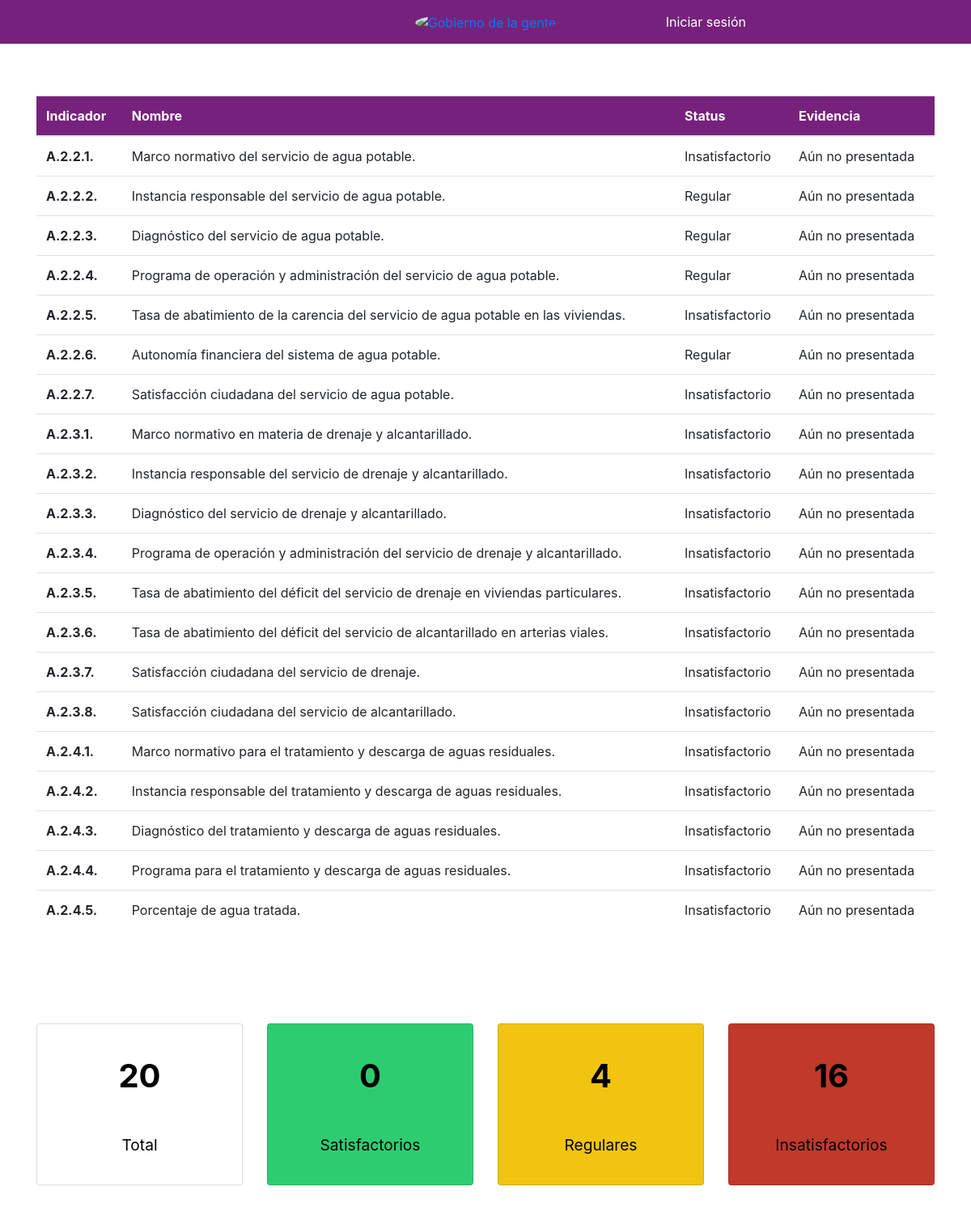
Screenshot of /indicadores/resumen/CAASA/ with the database file from the repository.
### indicadores/models.py (models this page shows, shortened)
class Indicador(models.Model):
    indicador = models.CharField(max_length=10)
    nombre = models.TextField()
    descripcion = models.TextField(blank=True, null=True)
    metodo_calculo = models.TextField(blank=True, null=True)
    nivel = models.CharField(max_length=15, choices=choices_nivel, blank=True, null=True)
    dimension = models.CharField(max_length=144, blank=True, null=True)
    criterios_evaluacion = models.TextField(blank=True, null=True)
    area = models.ForeignKey(User, related_name='indicadores', on_delete=models.CASCADE)
    status = models.CharField(max_length=15, choices=choices_status)
    created = models.DateTimeField(auto_now_add=True)
    updated = models.DateTimeField(auto_now=True)
    evidencia = models.FileField(upload_to="evidencias/archivos/", blank=True, null=True)

### indicadores/views.py (the view)
# urls.py: path('resumen/<str:username>/', ResumenAreaDetail.as_view(), name="resumen_area_detail"),
class ResumenAreaDetail(views.View):
    def get(self, request, username):
        template_name="indicadores/resumen/detalle.html"
        area = User.objects.get(username=username)
        indicadores = Indicador.objects.filter(area=area).order_by('indicador')
        verde = len(Indicador.objects.filter(area=area, status="Satisfactorio"))
        amarillo = len(Indicador.objects.filter(area=area, status="Regular"))
        rojo = len(Indicador.objects.filter(area=area, status="Insatisfactorio"))
        context = {'indicadores':indicadores, "area": area, "verde": verde, "amarillo": amarillo, "rojo":rojo}
        return render(request, template_name, context)

### indicadores/templates/indicadores/resumen/detalle.html (shortened to what this page needs)
{% extends 'base.html' %}
{% load static %}
{% block content %}
     <div class="row">
            <div class="col-md-12 margin-bottom-small">
            </div>
        </div>
    <div class="row">
        <div class="col-md-12">
            <table class="table">
              <thead class="background-primary color-accent">
                <tr>
                  <th scope="col">Indicador</th>
                  <th scope="col">Nombre</th>
                  <th scope="col">Status</th>
                  <th scope="col">Evidencia</th>
                </tr>
              </thead>
              <tbody>
                {% for indicador in indicadores %}
                    <tr class="{% if indicador.status == 'Satisfactorio' %}
                          green-hover
                          {% elif indicador.status == 'Regular' %}
                           yellow-hover
                            {% elif indicador.status == 'Insatisfactorio' %}
                            red-hover
                            {% endif %}">
                    <th scope="row">{{ indicador.indicador }}</th>
                    <td>{{ indicador.nombre }}</td>
                    <td>{{ indicador.status }}</td>
                    {% if indicador.evidencia %}
                        <td><a href="/media{{ indicador.evidencia }}">Descargar</a></td>
                    {% else %}
                        <td>Aún no presentada</td>
                    {% endif %}
                    </tr>
                {% endfor %}
              </tbody>
            </table>
        </div>
    </div>
    <div class="row cards-dashboards">
            <div class="col-md-3 text-center">
               <div class="card card-indicadores">
                   <div class="card-body d-flex flex-column justify-content-around">
                       <div class="card-title">{{ indicadores.count }} </div>
                       <div class="card-text">Total</div>
                   </div>
               </div>
            </div>
            <div class="col-md-3 text-center">
               <div class="card card-indicadores green-back">
                   <div class="card-body d-flex flex-column justify-content-around">
                       <div class="card-title">{{ verde }} </div>
                       <div class="card-text">Satisfactorios</div>
                   </div>
               </div>
            </div>
            <div class="col-md-3 text-center">
               <div class="card card-indicadores yellow-back">
                   <div class="card-body d-flex flex-column justify-content-around">
                       <div class="card-title">{{ amarillo }} </div>
                       <div class="card-text">Regulares</div>
                   </div>
               </div>
            </div>
             <div class="col-md-3 text-center">
                   <div class="card card-indicadores red-back">
                       <div class="card-body d-flex flex-column justify-content-around">
                           <div class="card-title">{{ rojo }} </div>
                           <div class="card-text">Insatisfactorios</div>
                       </div>
                   </div>
                </div>
    </div>
{% endblock %}

### static/css/styles.css (style rules this page uses)
.background-primary { background: #76227c !important; }
.color-accent { color: #fff !important; }
.margin-bottom-small { margin-bottom: 2vh !important; }
.cards-dashboards { height: 50vh; flex: 1; align-items: center; }
.card-indicadores { height: 25vh; color: #FFFFFF; }
.card-indicadores > .card-body > .card-title { color: #000; font-size: 2.5em; font-weight: bold; }
.card-indicadores > .card-body > .card-text { color: #000; font-size: 1.2em; }
.green-back { background-color: #2ecc71; }
.yellow-back { background-color: #f1c40f; }
.red-back { background-color: #c0392b; }

### rows the page displays
Indicador: indicador "A.2.2.1.", nombre "Marco normativo del servicio de agua potable.", status "Insatisfactorio", shows "Aún no presentada"
Indicador: indicador "A.2.2.2.", nombre "Instancia responsable del servicio de agua potable.", status "Regular", shows "Aún no presentada"
Indicador: indicador "A.2.2.3.", nombre "Diagnóstico del servicio de agua potable.", status "Regular", shows "Aún no presentada"
Indicador: indicador "A.2.2.4.", nombre "Programa de operación y administración del servicio de agua potable.", status "Regular", shows "Aún no presentada"
Indicador: indicador "A.2.2.5.", nombre "Tasa de abatimiento de la carencia del servicio de agua potable en las viviendas.", status "Insatisfactorio", shows "Aún no presentada"
Indicador: indicador "A.2.2.6.", nombre "Autonomía financiera del sistema de agua potable.", status "Regular", shows "Aún no presentada"
Indicador: indicador "A.2.2.7.", nombre "Satisfacción ciudadana del servicio de agua potable.", status "Insatisfactorio", shows "Aún no presentada"
Indicador: indicador "A.2.3.1.", nombre "Marco normativo en materia de drenaje y alcantarillado.", status "Insatisfactorio", shows "Aún no presentada"
Indicador: indicador "A.2.3.2.", nombre "Instancia responsable del servicio de drenaje y alcantarillado.", status "Insatisfactorio", shows "Aún no presentada"
Indicador: indicador "A.2.3.3.", nombre "Diagnóstico del servicio de drenaje y alcantarillado.", status "Insatisfactorio", shows "Aún no presentada"
Indicador: indicador "A.2.3.4.", nombre "Programa de operación y administración del servicio de drenaje y alcantarillado.", status "Insatisfactorio", shows "Aún no presentada"
Indicador: indicador "A.2.3.5.", nombre "Tasa de abatimiento del déficit del servicio de drenaje en viviendas particulares.", status "Insatisfactorio", shows "Aún no presentada"
Indicador: indicador "A.2.3.6.", nombre "Tasa de abatimiento del déficit del servicio de alcantarillado en arterias viales.", status "Insatisfactorio", shows "Aún no presentada"
Indicador: indicador "A.2.3.7.", nombre "Satisfacción ciudadana del servicio de drenaje.", status "Insatisfactorio", shows "Aún no presentada"
Indicador: indicador "A.2.3.8.", nombre "Satisfacción ciudadana del servicio de alcantarillado.", status "Insatisfactorio", shows "Aún no presentada"
Indicador: indicador "A.2.4.1.", nombre "Marco normativo para el tratamiento y descarga de aguas residuales.", status "Insatisfactorio", shows "Aún no presentada"
Indicador: indicador "A.2.4.2.", nombre "Instancia responsable del tratamiento y descarga de aguas residuales.", status "Insatisfactorio", shows "Aún no presentada"
Indicador: indicador "A.2.4.3.", nombre "Diagnóstico del tratamiento y descarga de aguas residuales.", status "Insatisfactorio", shows "Aún no presentada"
Indicador: indicador "A.2.4.4.", nombre "Programa para el tratamiento y descarga de aguas residuales.", status "Insatisfactorio", shows "Aún no presentada"
Indicador: indicador "A.2.4.5.", nombre "Porcentaje de agua tratada.", status "Insatisfactorio", shows "Aún no presentada"

### other values shown
{{ indicadores.count }} "20"
{{ verde }} "0"
{{ amarillo }} "4"
{{ rojo }} "16"
